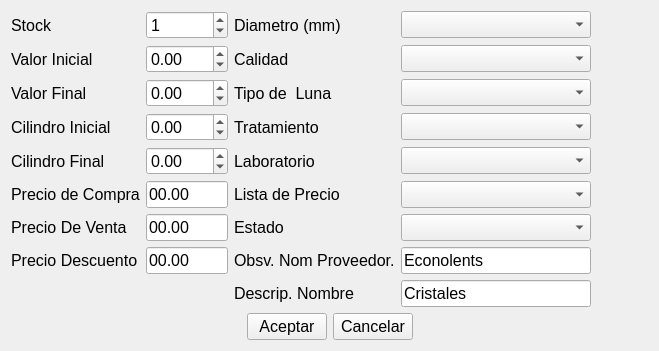
<?xml version="1.0" encoding="UTF-8"?>
<ui version="4.0">
 <class>ui_agregarLuna</class>
 <widget class="QWidget" name="ui_agregarLuna">
  <property name="geometry">
   <rect>
    <x>0</x>
    <y>0</y>
    <width>652</width>
    <height>328</height>
   </rect>
  </property>
  <property name="font">
   <font>
    <pointsize>12</pointsize>
   </font>
  </property>
  <property name="windowTitle">
   <string>Form</string>
  </property>
  <layout class="QGridLayout" name="gridLayout_2">
   <item row="0" column="0">
    <layout class="QGridLayout" name="gridLayout">
     <item row="0" column="0">
      <widget class="QLabel" name="label_4">
       <property name="text">
        <string>Stock</string>
       </property>
      </widget>
     </item>
     <item row="0" column="1">
      <widget class="QSpinBox" name="spinBox_stock">
       <property name="minimum">
        <number>0</number>
       </property>
       <property name="maximum">
        <number>999999999</number>
       </property>
       <property name="value">
        <number>1</number>
       </property>
      </widget>
     </item>
     <item row="0" column="2">
      <widget class="QLabel" name="label">
       <property name="text">
        <string>Diametro (mm)</string>
       </property>
      </widget>
     </item>
     <item row="0" column="3">
      <widget class="MyComboBox" name="comboBox_diametro">
       <property name="sizePolicy">
        <sizepolicy hsizetype="Expanding" vsizetype="Fixed">
         <horstretch>0</horstretch>
         <verstretch>0</verstretch>
        </sizepolicy>
       </property>
       <property name="minimumSize">
        <size>
         <width>0</width>
         <height>0</height>
        </size>
       </property>
      </widget>
     </item>
     <item row="0" column="4">
      <widget class="QPushButton" name="pushButton_xDiametro">
       <property name="sizePolicy">
        <sizepolicy hsizetype="Fixed" vsizetype="Fixed">
         <horstretch>0</horstretch>
         <verstretch>0</verstretch>
        </sizepolicy>
       </property>
       <property name="minimumSize">
        <size>
         <width>0</width>
         <height>0</height>
        </size>
       </property>
       <property name="text">
        <string/>
       </property>
       <property name="icon">
        <iconset resource="../Icons/Icons.qrc">
         <normaloff>:/Icons/1349716373_monotone_close_exit_delete_small.png</normaloff>:/Icons/1349716373_monotone_close_exit_delete_small.png</iconset>
       </property>
       <property name="autoDefault">
        <bool>false</bool>
       </property>
       <property name="flat">
        <bool>true</bool>
       </property>
      </widget>
     </item>
     <item row="1" column="0">
      <widget class="QLabel" name="label_13">
       <property name="text">
        <string>Valor Inicial</string>
       </property>
      </widget>
     </item>
     <item row="1" column="1">
      <widget class="QDoubleSpinBox" name="doubleSpinBox_Inicio">
       <property name="minimum">
        <double>-20.000000000000000</double>
       </property>
       <property name="singleStep">
        <double>0.250000000000000</double>
       </property>
      </widget>
     </item>
     <item row="1" column="2">
      <widget class="QLabel" name="label_11">
       <property name="sizePolicy">
        <sizepolicy hsizetype="Preferred" vsizetype="Preferred">
         <horstretch>0</horstretch>
         <verstretch>0</verstretch>
        </sizepolicy>
       </property>
       <property name="minimumSize">
        <size>
         <width>0</width>
         <height>0</height>
        </size>
       </property>
       <property name="text">
        <string>Calidad</string>
       </property>
      </widget>
     </item>
     <item row="1" column="3">
      <widget class="MyComboBox" name="comboBox_calidad">
       <property name="sizePolicy">
        <sizepolicy hsizetype="Expanding" vsizetype="Fixed">
         <horstretch>0</horstretch>
         <verstretch>0</verstretch>
        </sizepolicy>
       </property>
       <property name="minimumSize">
        <size>
         <width>0</width>
         <height>0</height>
        </size>
       </property>
      </widget>
     </item>
     <item row="1" column="4">
      <widget class="QPushButton" name="pushButton_xCalidad">
       <property name="sizePolicy">
        <sizepolicy hsizetype="Fixed" vsizetype="Fixed">
         <horstretch>0</horstretch>
         <verstretch>0</verstretch>
        </sizepolicy>
       </property>
       <property name="minimumSize">
        <size>
         <width>0</width>
         <height>0</height>
        </size>
       </property>
       <property name="text">
        <string/>
       </property>
       <property name="icon">
        <iconset resource="../Icons/Icons.qrc">
         <normaloff>:/Icons/1349716373_monotone_close_exit_delete_small.png</normaloff>:/Icons/1349716373_monotone_close_exit_delete_small.png</iconset>
       </property>
       <property name="autoDefault">
        <bool>false</bool>
       </property>
       <property name="flat">
        <bool>true</bool>
       </property>
      </widget>
     </item>
     <item row="2" column="0">
      <widget class="QLabel" name="label_14">
       <property name="text">
        <string>Valor Final</string>
       </property>
      </widget>
     </item>
     <item row="2" column="1">
      <widget class="QDoubleSpinBox" name="doubleSpinBox_Final">
       <property name="minimum">
        <double>-20.000000000000000</double>
       </property>
       <property name="singleStep">
        <double>0.250000000000000</double>
       </property>
      </widget>
     </item>
     <item row="2" column="2">
      <widget class="QLabel" name="label_10">
       <property name="sizePolicy">
        <sizepolicy hsizetype="Preferred" vsizetype="Preferred">
         <horstretch>0</horstretch>
         <verstretch>0</verstretch>
        </sizepolicy>
       </property>
       <property name="minimumSize">
        <size>
         <width>0</width>
         <height>0</height>
        </size>
       </property>
       <property name="text">
        <string>Tipo de  Luna</string>
       </property>
      </widget>
     </item>
     <item row="2" column="3">
      <widget class="MyComboBox" name="comboBox_tipoLuna">
       <property name="sizePolicy">
        <sizepolicy hsizetype="Expanding" vsizetype="Fixed">
         <horstretch>0</horstretch>
         <verstretch>0</verstretch>
        </sizepolicy>
       </property>
      </widget>
     </item>
     <item row="2" column="4">
      <widget class="QPushButton" name="pushButton_xTipoLuna">
       <property name="sizePolicy">
        <sizepolicy hsizetype="Fixed" vsizetype="Fixed">
         <horstretch>0</horstretch>
         <verstretch>0</verstretch>
        </sizepolicy>
       </property>
       <property name="text">
        <string/>
       </property>
       <property name="icon">
        <iconset resource="../Icons/Icons.qrc">
         <normaloff>:/Icons/1349716373_monotone_close_exit_delete_small.png</normaloff>:/Icons/1349716373_monotone_close_exit_delete_small.png</iconset>
       </property>
       <property name="flat">
        <bool>true</bool>
       </property>
      </widget>
     </item>
     <item row="3" column="0">
      <widget class="QLabel" name="label_5">
       <property name="text">
        <string>Cilindro Inicial</string>
       </property>
      </widget>
     </item>
     <item row="3" column="1">
      <widget class="QDoubleSpinBox" name="doubleSpinBox_Cilindro">
       <property name="minimum">
        <double>-99.000000000000000</double>
       </property>
       <property name="singleStep">
        <double>0.250000000000000</double>
       </property>
      </widget>
     </item>
     <item row="3" column="2">
      <widget class="QLabel" name="label_9">
       <property name="sizePolicy">
        <sizepolicy hsizetype="Preferred" vsizetype="Preferred">
         <horstretch>0</horstretch>
         <verstretch>0</verstretch>
        </sizepolicy>
       </property>
       <property name="minimumSize">
        <size>
         <width>0</width>
         <height>0</height>
        </size>
       </property>
       <property name="text">
        <string>Tratamiento</string>
       </property>
      </widget>
     </item>
     <item row="3" column="3">
      <widget class="MyComboBox" name="comboBox_tratamiento">
       <property name="sizePolicy">
        <sizepolicy hsizetype="Expanding" vsizetype="Fixed">
         <horstretch>0</horstretch>
         <verstretch>0</verstretch>
        </sizepolicy>
       </property>
       <property name="minimumSize">
        <size>
         <width>0</width>
         <height>0</height>
        </size>
       </property>
      </widget>
     </item>
     <item row="3" column="4">
      <widget class="QPushButton" name="pushButton_xTratamiento">
       <property name="sizePolicy">
        <sizepolicy hsizetype="Fixed" vsizetype="Fixed">
         <horstretch>0</horstretch>
         <verstretch>0</verstretch>
        </sizepolicy>
       </property>
       <property name="text">
        <string/>
       </property>
       <property name="icon">
        <iconset resource="../Icons/Icons.qrc">
         <normaloff>:/Icons/1349716373_monotone_close_exit_delete_small.png</normaloff>:/Icons/1349716373_monotone_close_exit_delete_small.png</iconset>
       </property>
       <property name="autoDefault">
        <bool>false</bool>
       </property>
       <property name="flat">
        <bool>true</bool>
       </property>
      </widget>
     </item>
     <item row="4" column="0">
      <widget class="QLabel" name="label_2">
       <property name="text">
        <string>Cilindro Final</string>
       </property>
      </widget>
     </item>
     <item row="4" column="1">
      <widget class="QDoubleSpinBox" name="doubleSpinBox_Cilindro_final">
       <property name="minimum">
        <double>-99.000000000000000</double>
       </property>
       <property name="singleStep">
        <double>0.250000000000000</double>
       </property>
      </widget>
     </item>
     <item row="4" column="2">
      <widget class="QLabel" name="label_6">
       <property name="text">
        <string>Laboratorio</string>
       </property>
      </widget>
     </item>
     <item row="4" column="3">
      <widget class="MyComboBox" name="comboBox_laboratorio"/>
     </item>
     <item row="4" column="4">
      <widget class="QPushButton" name="pushButton_xLaboratorio">
       <property name="sizePolicy">
        <sizepolicy hsizetype="Fixed" vsizetype="Fixed">
         <horstretch>0</horstretch>
         <verstretch>0</verstretch>
        </sizepolicy>
       </property>
       <property name="text">
        <string/>
       </property>
       <property name="icon">
        <iconset resource="../Icons/Icons.qrc">
         <normaloff>:/Icons/1349716373_monotone_close_exit_delete_small.png</normaloff>:/Icons/1349716373_monotone_close_exit_delete_small.png</iconset>
       </property>
       <property name="autoDefault">
        <bool>false</bool>
       </property>
       <property name="flat">
        <bool>true</bool>
       </property>
      </widget>
     </item>
     <item row="5" column="0">
      <widget class="QLabel" name="label_20">
       <property name="text">
        <string>Precio de Compra</string>
       </property>
      </widget>
     </item>
     <item row="5" column="1">
      <widget class="QLineEdit" name="lineEdit_precioCompra">
       <property name="text">
        <string>00.00</string>
       </property>
      </widget>
     </item>
     <item row="5" column="2">
      <widget class="QLabel" name="label_8">
       <property name="text">
        <string>Lista de Precio</string>
       </property>
      </widget>
     </item>
     <item row="5" column="3">
      <widget class="MyComboBox" name="comboBox_lista"/>
     </item>
     <item row="5" column="4">
      <widget class="QPushButton" name="pushButton_xLista_precio">
       <property name="sizePolicy">
        <sizepolicy hsizetype="Fixed" vsizetype="Fixed">
         <horstretch>0</horstretch>
         <verstretch>0</verstretch>
        </sizepolicy>
       </property>
       <property name="text">
        <string/>
       </property>
       <property name="icon">
        <iconset resource="../Icons/Icons.qrc">
         <normaloff>:/Icons/1349716373_monotone_close_exit_delete_small.png</normaloff>:/Icons/1349716373_monotone_close_exit_delete_small.png</iconset>
       </property>
       <property name="autoDefault">
        <bool>false</bool>
       </property>
       <property name="flat">
        <bool>true</bool>
       </property>
      </widget>
     </item>
     <item row="6" column="0">
      <widget class="QLabel" name="label_19">
       <property name="text">
        <string>Precio De Venta</string>
       </property>
      </widget>
     </item>
     <item row="6" column="1">
      <widget class="QLineEdit" name="lineEdit_precioVenta">
       <property name="text">
        <string>00.00</string>
       </property>
      </widget>
     </item>
     <item row="7" column="0">
      <widget class="QLabel" name="label_7">
       <property name="text">
        <string>Precio Descuento</string>
       </property>
      </widget>
     </item>
     <item row="7" column="1">
      <widget class="QLineEdit" name="lineEdit_precioDescuento">
       <property name="text">
        <string>00.00</string>
       </property>
      </widget>
     </item>
     <item row="8" column="2">
      <widget class="QLabel" name="label_3">
       <property name="text">
        <string>Descrip. Nombre</string>
       </property>
      </widget>
     </item>
     <item row="8" column="3">
      <widget class="QLineEdit" name="lineEdit_descripcion">
       <property name="minimumSize">
        <size>
         <width>190</width>
         <height>0</height>
        </size>
       </property>
       <property name="text">
        <string>Cristales</string>
       </property>
      </widget>
     </item>
     <item row="9" column="0" colspan="5">
      <layout class="QHBoxLayout" name="horizontalLayout">
       <item>
        <spacer name="horizontalSpacer">
         <property name="orientation">
          <enum>Qt::Horizontal</enum>
         </property>
         <property name="sizeHint" stdset="0">
          <size>
           <width>40</width>
           <height>20</height>
          </size>
         </property>
        </spacer>
       </item>
       <item>
        <widget class="QPushButton" name="pushButton_aceptar">
         <property name="text">
          <string>Aceptar</string>
         </property>
         <property name="shortcut">
          <string>Ctrl+G</string>
         </property>
        </widget>
       </item>
       <item>
        <widget class="QPushButton" name="pushButton_cancelar">
         <property name="text">
          <string>Cancelar</string>
         </property>
         <property name="shortcut">
          <string>Esc</string>
         </property>
        </widget>
       </item>
       <item>
        <spacer name="horizontalSpacer_2">
         <property name="orientation">
          <enum>Qt::Horizontal</enum>
         </property>
         <property name="sizeHint" stdset="0">
          <size>
           <width>40</width>
           <height>20</height>
          </size>
         </property>
        </spacer>
       </item>
      </layout>
     </item>
     <item row="6" column="2">
      <widget class="QLabel" name="label_estado">
       <property name="text">
        <string>Estado</string>
       </property>
      </widget>
     </item>
     <item row="6" column="3">
      <widget class="MyComboBox" name="comboBox_estado"/>
     </item>
     <item row="7" column="3">
      <widget class="QLineEdit" name="lineEdit_observaciones">
       <property name="text">
        <string>Econolents</string>
       </property>
      </widget>
     </item>
     <item row="7" column="2">
      <widget class="QLabel" name="label_17">
       <property name="text">
        <string>Obsv. Nom Proveedor.</string>
       </property>
      </widget>
     </item>
     <item row="6" column="4">
      <widget class="QPushButton" name="pushButton_xEstado">
       <property name="sizePolicy">
        <sizepolicy hsizetype="Fixed" vsizetype="Fixed">
         <horstretch>0</horstretch>
         <verstretch>0</verstretch>
        </sizepolicy>
       </property>
       <property name="text">
        <string/>
       </property>
       <property name="icon">
        <iconset resource="../Icons/Icons.qrc">
         <normaloff>:/Icons/1349716373_monotone_close_exit_delete_small.png</normaloff>:/Icons/1349716373_monotone_close_exit_delete_small.png</iconset>
       </property>
       <property name="flat">
        <bool>true</bool>
       </property>
      </widget>
     </item>
    </layout>
   </item>
  </layout>
 </widget>
 <customwidgets>
  <customwidget>
   <class>MyComboBox</class>
   <extends>QComboBox</extends>
   <header location="global">mycombobox.h</header>
   <slots>
    <slot>Eliminar_Item()</slot>
   </slots>
  </customwidget>
 </customwidgets>
 <tabstops>
  <tabstop>spinBox_stock</tabstop>
  <tabstop>doubleSpinBox_Inicio</tabstop>
  <tabstop>doubleSpinBox_Final</tabstop>
  <tabstop>doubleSpinBox_Cilindro</tabstop>
  <tabstop>doubleSpinBox_Cilindro_final</tabstop>
  <tabstop>lineEdit_precioCompra</tabstop>
  <tabstop>lineEdit_precioVenta</tabstop>
  <tabstop>lineEdit_precioDescuento</tabstop>
  <tabstop>comboBox_diametro</tabstop>
  <tabstop>comboBox_calidad</tabstop>
  <tabstop>comboBox_tipoLuna</tabstop>
  <tabstop>comboBox_tratamiento</tabstop>
  <tabstop>comboBox_laboratorio</tabstop>
  <tabstop>comboBox_lista</tabstop>
  <tabstop>comboBox_estado</tabstop>
  <tabstop>lineEdit_observaciones</tabstop>
  <tabstop>lineEdit_descripcion</tabstop>
  <tabstop>pushButton_aceptar</tabstop>
  <tabstop>pushButton_cancelar</tabstop>
  <tabstop>pushButton_xDiametro</tabstop>
  <tabstop>pushButton_xCalidad</tabstop>
  <tabstop>pushButton_xTipoLuna</tabstop>
  <tabstop>pushButton_xTratamiento</tabstop>
  <tabstop>pushButton_xLaboratorio</tabstop>
  <tabstop>pushButton_xLista_precio</tabstop>
  <tabstop>pushButton_xEstado</tabstop>
 </tabstops>
 <resources>
  <include location="../Icons/Icons.qrc"/>
 </resources>
 <connections>
  <connection>
   <sender>pushButton_cancelar</sender>
   <signal>clicked()</signal>
   <receiver>ui_agregarLuna</receiver>
   <slot>close()</slot>
   <hints>
    <hint type="sourcelabel">
     <x>245</x>
     <y>275</y>
    </hint>
    <hint type="destinationlabel">
     <x>199</x>
     <y>149</y>
    </hint>
   </hints>
  </connection>
 </connections>
</ui>
